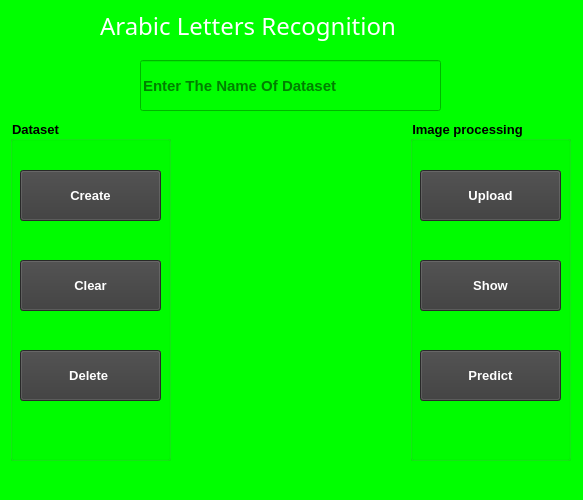
<?xml version="1.0" encoding="UTF-8"?>
<ui version="4.0">
 <class>MainWindow</class>
 <widget class="QMainWindow" name="MainWindow">
  <property name="geometry">
   <rect>
    <x>0</x>
    <y>0</y>
    <width>583</width>
    <height>500</height>
   </rect>
  </property>
  <property name="windowTitle">
   <string>MainWindow</string>
  </property>
  <property name="styleSheet">
   <string notr="true">background-color: rgb(0, 255, 0);</string>
  </property>
  <widget class="QWidget" name="centralwidget">
   <widget class="QLabel" name="label">
    <property name="geometry">
     <rect>
      <x>100</x>
      <y>0</y>
      <width>381</width>
      <height>51</height>
     </rect>
    </property>
    <property name="font">
     <font>
      <family>Snap ITC</family>
      <pointsize>18</pointsize>
     </font>
    </property>
    <property name="styleSheet">
     <string notr="true">color:rgb(255, 255, 255);</string>
    </property>
    <property name="text">
     <string>Arabic Letters Recognition</string>
    </property>
   </widget>
   <widget class="QLineEdit" name="dir">
    <property name="geometry">
     <rect>
      <x>140</x>
      <y>60</y>
      <width>301</width>
      <height>51</height>
     </rect>
    </property>
    <property name="font">
     <font>
      <pointsize>11</pointsize>
      <weight>75</weight>
      <bold>true</bold>
     </font>
    </property>
    <property name="toolTip">
     <string>Dataset</string>
    </property>
    <property name="statusTip">
     <string>Name Of Dataset</string>
    </property>
    <property name="styleSheet">
     <string notr="true"/>
    </property>
    <property name="placeholderText">
     <string>Enter The Name Of Dataset</string>
    </property>
   </widget>
   <widget class="QLabel" name="photo">
    <property name="geometry">
     <rect>
      <x>190</x>
      <y>130</y>
      <width>201</width>
      <height>331</height>
     </rect>
    </property>
    <property name="statusTip">
     <string>Photo</string>
    </property>
    <property name="text">
     <string/>
    </property>
    <property name="pixmap">
     <pixmap>../Arabic letters/logo.png</pixmap>
    </property>
    <property name="scaledContents">
     <bool>true</bool>
    </property>
   </widget>
   <widget class="QGroupBox" name="groupBox">
    <property name="geometry">
     <rect>
      <x>10</x>
      <y>120</y>
      <width>161</width>
      <height>341</height>
     </rect>
    </property>
    <property name="font">
     <font>
      <pointsize>10</pointsize>
      <weight>75</weight>
      <bold>true</bold>
     </font>
    </property>
    <property name="statusTip">
     <string/>
    </property>
    <property name="title">
     <string>Dataset</string>
    </property>
    <widget class="QPushButton" name="create">
     <property name="geometry">
      <rect>
       <x>10</x>
       <y>50</y>
       <width>141</width>
       <height>51</height>
      </rect>
     </property>
     <property name="font">
      <font>
       <pointsize>10</pointsize>
       <weight>75</weight>
       <bold>true</bold>
      </font>
     </property>
     <property name="toolTip">
      <string/>
     </property>
     <property name="statusTip">
      <string>Create Dataset</string>
     </property>
     <property name="styleSheet">
      <string notr="true">color:white;
background-color: rgb(58, 58, 58);</string>
     </property>
     <property name="text">
      <string>Create</string>
     </property>
     <property name="icon">
      <iconset>
       <normaloff>../Arabic letters/dataset1.png</normaloff>../Arabic letters/dataset1.png</iconset>
     </property>
     <property name="iconSize">
      <size>
       <width>25</width>
       <height>20</height>
      </size>
     </property>
    </widget>
    <widget class="QPushButton" name="clear">
     <property name="geometry">
      <rect>
       <x>10</x>
       <y>140</y>
       <width>141</width>
       <height>51</height>
      </rect>
     </property>
     <property name="font">
      <font>
       <pointsize>10</pointsize>
       <weight>75</weight>
       <bold>true</bold>
      </font>
     </property>
     <property name="statusTip">
      <string>Clear Dataset</string>
     </property>
     <property name="styleSheet">
      <string notr="true">color:white;
background-color: rgb(58, 58, 58);</string>
     </property>
     <property name="text">
      <string>Clear</string>
     </property>
    </widget>
    <widget class="QPushButton" name="remove">
     <property name="geometry">
      <rect>
       <x>10</x>
       <y>230</y>
       <width>141</width>
       <height>51</height>
      </rect>
     </property>
     <property name="font">
      <font>
       <pointsize>10</pointsize>
       <weight>75</weight>
       <bold>true</bold>
      </font>
     </property>
     <property name="toolTip">
      <string/>
     </property>
     <property name="statusTip">
      <string>Delete Dataset</string>
     </property>
     <property name="styleSheet">
      <string notr="true">color:white;
background-color: rgb(58, 58, 58);</string>
     </property>
     <property name="text">
      <string>Delete </string>
     </property>
     <property name="iconSize">
      <size>
       <width>25</width>
       <height>20</height>
      </size>
     </property>
    </widget>
   </widget>
   <widget class="QGroupBox" name="groupBox_2">
    <property name="geometry">
     <rect>
      <x>410</x>
      <y>120</y>
      <width>161</width>
      <height>341</height>
     </rect>
    </property>
    <property name="font">
     <font>
      <pointsize>10</pointsize>
      <weight>75</weight>
      <bold>true</bold>
     </font>
    </property>
    <property name="title">
     <string>Image processing</string>
    </property>
    <widget class="QPushButton" name="upload">
     <property name="geometry">
      <rect>
       <x>10</x>
       <y>50</y>
       <width>141</width>
       <height>51</height>
      </rect>
     </property>
     <property name="font">
      <font>
       <pointsize>10</pointsize>
       <weight>75</weight>
       <bold>true</bold>
      </font>
     </property>
     <property name="toolTip">
      <string/>
     </property>
     <property name="statusTip">
      <string>Upload image</string>
     </property>
     <property name="styleSheet">
      <string notr="true">color:white;
background-color: rgb(58, 58, 58);</string>
     </property>
     <property name="text">
      <string>Upload</string>
     </property>
     <property name="iconSize">
      <size>
       <width>25</width>
       <height>20</height>
      </size>
     </property>
    </widget>
    <widget class="QPushButton" name="show">
     <property name="geometry">
      <rect>
       <x>10</x>
       <y>140</y>
       <width>141</width>
       <height>51</height>
      </rect>
     </property>
     <property name="font">
      <font>
       <pointsize>10</pointsize>
       <weight>75</weight>
       <bold>true</bold>
      </font>
     </property>
     <property name="toolTip">
      <string/>
     </property>
     <property name="statusTip">
      <string>Display images</string>
     </property>
     <property name="styleSheet">
      <string notr="true">color:white;
background-color: rgb(58, 58, 58);</string>
     </property>
     <property name="text">
      <string>Show</string>
     </property>
     <property name="iconSize">
      <size>
       <width>25</width>
       <height>20</height>
      </size>
     </property>
    </widget>
    <widget class="QPushButton" name="predict">
     <property name="geometry">
      <rect>
       <x>10</x>
       <y>230</y>
       <width>141</width>
       <height>51</height>
      </rect>
     </property>
     <property name="font">
      <font>
       <pointsize>10</pointsize>
       <weight>75</weight>
       <bold>true</bold>
      </font>
     </property>
     <property name="toolTip">
      <string/>
     </property>
     <property name="statusTip">
      <string>Predict the images</string>
     </property>
     <property name="styleSheet">
      <string notr="true">color:white;
background-color: rgb(58, 58, 58);</string>
     </property>
     <property name="text">
      <string>Predict</string>
     </property>
    </widget>
   </widget>
  </widget>
  <widget class="QStatusBar" name="statusbar"/>
 </widget>
 <resources/>
 <connections/>
</ui>
